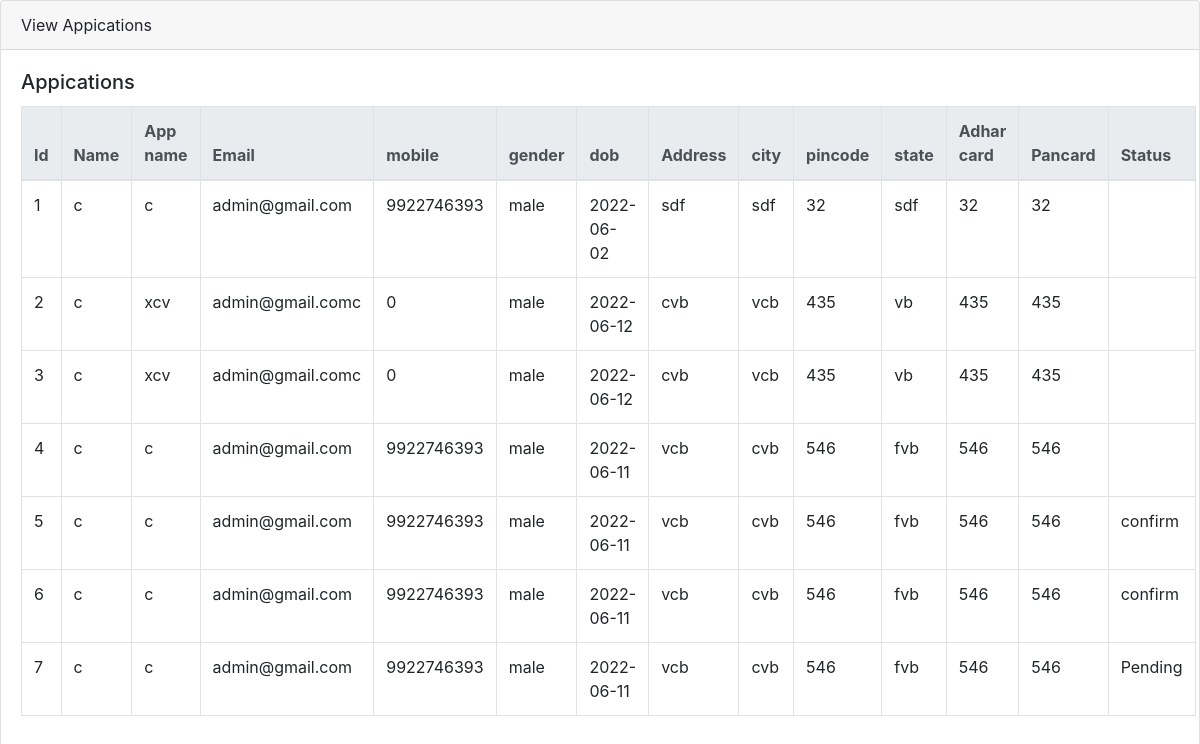
/Admin/view_application.php, run on the app's committed database.
### tables this page shows
CREATE TABLE `applicationf` (
  `id` int(11) NOT NULL,
  `fname` varchar(50) NOT NULL,
  `appname` varchar(50) NOT NULL,
  `email` varchar(50) NOT NULL,
  `mobile` bigint(20) NOT NULL,
  `gender` varchar(20) NOT NULL,
  `dob` date NOT NULL,
  `address` varchar(100) NOT NULL,
  `city` varchar(50) NOT NULL,
  `pincode` int(11) NOT NULL,
  `state` varchar(50) NOT NULL,
  `password` varchar(50) NOT NULL,
  `adharcard` varchar(20) NOT NULL,
  `pancard` varchar(20) NOT NULL,
  `status` varchar(20) NOT NULL
);

### Admin/view_application.php (the view, shortened to what this page needs)
<!DOCTYPE html>
<html lang="en">
<head>
    <link rel="stylesheet" href="https://cdn.jsdelivr.net/npm/bootstrap@4.0.0/dist/css/bootstrap.min.css">
</head>
<body>
    <div class="card">
        <div class="card-header">
            View Appications
        </div>
        <div class="card-body">
            <h5 class="card-title">Appications</h5>
            <table class="table table-hover table-bordered">
                <thead class="thead-light">
                    <tr>
                        <th scope="col">Id</th>
                        <th scope="col">Name</th>
                        <th scope="col">App name</th>
                        <th scope="col">Email</th>
                        <th scope="col">mobile</th>
                         <th scope="col">gender</th>
                          <th scope="col">dob</th>
                           <th scope="col">Address</th>
                            <th scope="col">city</th>
                             <th scope="col">pincode</th>
                              <th scope="col">state</th>
                               <th scope="col">Adhar card</th>
                                <th scope="col">Pancard</th>
                                <th scope="col">Status</th>
                    </tr>
                </thead>
                <tbody>
                    <?php
                    $conn=mysqli_connect("localhost","root","","digital_panchayat");
                    $sql=mysqli_query($conn,"select * from applicationf");
                    while($data=mysqli_fetch_assoc($sql))
                    {
                    echo '<tr>
                      <td>'.$data['id'].'</td>
                        <td>'.$data['fname'].'</td>
                        <td>'.$data['appname'].'</td>
                        <td>'.$data['email'].'</td>
                        <td>'.$data['mobile'].'</td>
                        <td>'.$data['gender'].'</td>
                        <td>'.$data['dob'].'</td>
                        <td>'.$data['address'].'</td>
                        <td>'.$data['city'].'</td>
                        <td>'.$data['pincode'].'</td>
                        <td>'.$data['state'].'</td>
                        <td>'.$data['pincode'].'</td>
                        <td>'.$data['pincode'].'</td>
                        <td>'.$data['status'].'</td>
                        <tr>';
                    }
                   ?>
                </tbody>
            </table>
        </div>
    </div>
</body>
</html>

### data on the page
applicationf: id "1", fname "c", appname "c", email "admin@gmail.com", mobile "9922746393", gender "male", dob "2022-06-02", address "sdf", city "sdf", pincode "32", state "sdf"
applicationf: id "2", fname "c", appname "xcv", email "admin@gmail.comc", mobile "0", gender "male", dob "2022-06-12", address "cvb", city "vcb", pincode "435", state "vb"
applicationf: id "3", fname "c", appname "xcv", email "admin@gmail.comc", mobile "0", gender "male", dob "2022-06-12", address "cvb", city "vcb", pincode "435", state "vb"
applicationf: id "4", fname "c", appname "c", email "admin@gmail.com", mobile "9922746393", gender "male", dob "2022-06-11", address "vcb", city "cvb", pincode "546", state "fvb"
applicationf: id "5", fname "c", appname "c", email "admin@gmail.com", mobile "9922746393", gender "male", dob "2022-06-11", address "vcb", city "cvb", pincode "546", state "fvb", status "confirm"
applicationf: id "6", fname "c", appname "c", email "admin@gmail.com", mobile "9922746393", gender "male", dob "2022-06-11", address "vcb", city "cvb", pincode "546", state "fvb", status "confirm"
applicationf: id "7", fname "c", appname "c", email "admin@gmail.com", mobile "9922746393", gender "male", dob "2022-06-11", address "vcb", city "cvb", pincode "546", state "fvb", status "Pending"
